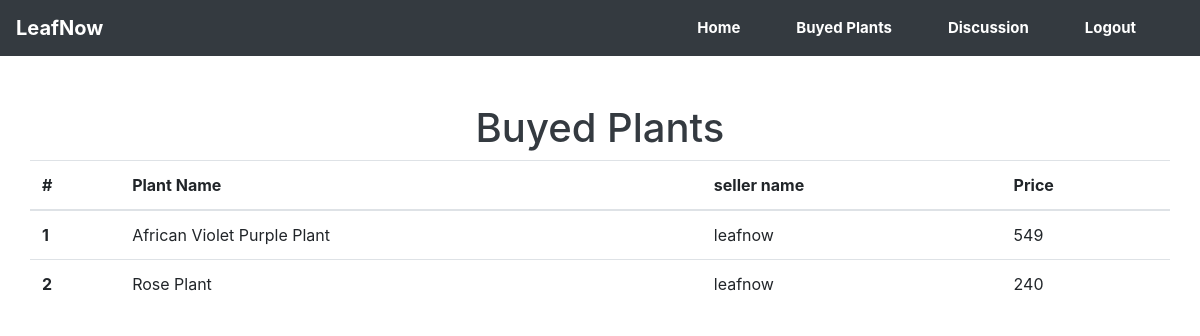
/user/myplants.php (signed in), run on the app's committed database.
### tables this page shows
CREATE TABLE `users_applied_plant_db` (
  `users_applied_plant_id` int(255) NOT NULL,
  `user_id` int(255) NOT NULL,
  `plant_id` int(255) NOT NULL,
  `seller_id` int(255) NOT NULL,
  `plant_name` varchar(255) NOT NULL,
  `seller_name` varchar(255) NOT NULL,
  `plant_price` int(255) NOT NULL
);

### user/myplants.php (the view, shortened to what this page needs)
<!DOCTYPE html>
<html lang="en">
<head>
    <link rel="stylesheet" href="https://cdn.jsdelivr.net/npm/bootstrap@4.5.3/dist/css/bootstrap.min.css">
    <link rel="stylesheet" href="../style.css">
</head>
<body>
    <?php include '../include/_dbconnect.php';       ?>
    <nav class="navbar navbar-expand-lg navbar-dark bg-dark">
        <a class="navbar-brand" href="#">LeafNow</a>
        <div class="collapse navbar-collapse" id="navbarSupportedContent">
            <ul class="navbar-nav ml-auto">
                <li class="nav-item active">
                    <a class="nav-link" href="./user_welcome.php">Home
                        <span class="sr-only"></span></a>
                </li>
                <li class="nav-item">
                    <a class="nav-link" href="myplants.php">Buyed Plants</a>
                </li>
                <li class="nav-item">
                    <a class="nav-link" href="discussion.php">Discussion</a>
                </li>
                <li class="nav-item">
                    <a class="nav-link" href="logout.php">Logout</a>
                </li>
            </ul>
        </div>
    </nav>
    <div class="container-fluid mt-4 pt-4" style="margin-bottom:12rem;">
        <div class="container-fluid">
            <table class="table table-responsive-sm  table-responsive-md ">
                <thead class="thead">
                    <h1 class="text-dark text-center">Buyed Plants</h1>
                    <tr>
                        <th scope="col">#</th>
                        <th scope="col">Plant Name</th>
                        <th scope="col">seller name</th>
                        <th scope="col">Price</th>
                    </tr>
                </thead>
                <tbody>
                    <?php
                    $user_id = $_SESSION['user_id'];
                    $sql = "SELECT * FROM `users_applied_plant_db` WHERE user_id='$user_id'";
                    $result = mysqli_query($conn, $sql);
                    $count = 0;
                    while ($row = mysqli_fetch_assoc($result)) {
                        $plant_name = $row['plant_name'];
                        $seller_name = $row['seller_name'];
                        $plant_price = $row['plant_price'];
                        $count++;
                        echo '<tr>
                            <th scope="row">' . $count . '</th>
                            <td>' . $plant_name . '</td>
                            <td>' . $seller_name . '</td>
                            <td>' . $plant_price . '</td>
                          </tr>';
                    }
                    ?>
                </tbody>
            </table>
        </div>
    </div>
</body>
</html>

### style.css (style rules this page uses)
* { margin: 0; padding: 0; }
nav { font-size: 15px; }
nav a { margin-right: 40px; font-weight: bold; color: #ffff !important; }

### data on the page
users_applied_plant_db: plant_name "African Violet Purple Plant", seller_name "leafnow", plant_price "549"
users_applied_plant_db: plant_name "Rose Plant", seller_name "leafnow", plant_price "240"
